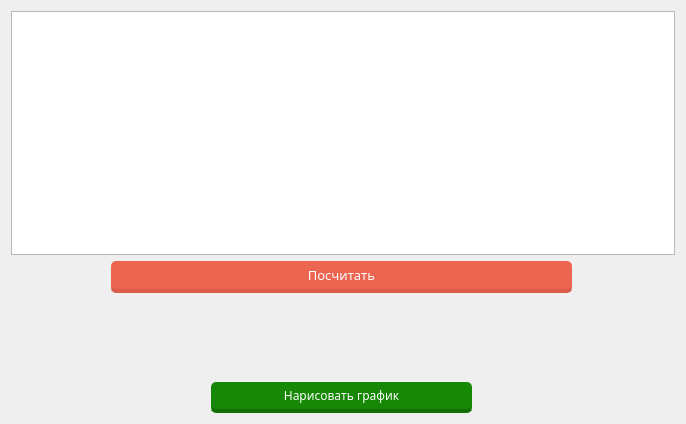
<?xml version="1.0" encoding="UTF-8"?>
<ui version="4.0">
 <class>SecondWindow</class>
 <widget class="QDialog" name="SecondWindow">
  <property name="geometry">
   <rect>
    <x>0</x>
    <y>0</y>
    <width>686</width>
    <height>424</height>
   </rect>
  </property>
  <property name="windowTitle">
   <string>Решение задачи</string>
  </property>
  <layout class="QVBoxLayout" name="verticalLayout">
   <item>
    <widget class="QTableWidget" name="tableWidget">
     <property name="sizePolicy">
      <sizepolicy hsizetype="Expanding" vsizetype="Expanding">
       <horstretch>0</horstretch>
       <verstretch>0</verstretch>
      </sizepolicy>
     </property>
     <property name="tabletTracking">
      <bool>false</bool>
     </property>
     <property name="styleSheet">
      <string notr="true">QHeaderView::section {
    background-color: #D4D4D4;
    padding: 3px;
    font-size: 12pt;
    border-style: none;
    border-bottom: 1px solid #fffff8;
    border-right: 1px solid #fffff8;
}

QHeaderView::section:horizontal
{
    border-top: 1px solid #fffff8;
}

QHeaderView::section:vertical
{
    border-left: 1px solid #fffff8;
}</string>
     </property>
     <property name="rowCount">
      <number>0</number>
     </property>
     <property name="columnCount">
      <number>0</number>
     </property>
    </widget>
   </item>
   <item>
    <layout class="QHBoxLayout" name="horizontalLayout">
     <property name="spacing">
      <number>8</number>
     </property>
     <property name="sizeConstraint">
      <enum>QLayout::SetDefaultConstraint</enum>
     </property>
     <property name="leftMargin">
      <number>100</number>
     </property>
     <property name="rightMargin">
      <number>100</number>
     </property>
     <item>
      <widget class="QPushButton" name="pushButton">
       <property name="font">
        <font>
         <family>Roboto Slab</family>
         <pointsize>10</pointsize>
         <weight>50</weight>
         <bold>false</bold>
        </font>
       </property>
       <property name="styleSheet">
        <string notr="true">QPushButton {
  float: right;
  margin-right: 3%;
  border-radius: 5px;
  -moz-border-radius: 5px;
  -webkit-border-radius: 5px;
  padding: 5px 9px;
  font-size: 1.2em;
  background-color: rgba(236, 101, 80, 1);
  text-shadow: #454545 0 0 2px;
  border-bottom: 4px solid rgba(217, 91, 72, 1);
  color: white;
  font-family: 'Roboto Slab', serif;
}</string>
       </property>
       <property name="text">
        <string>Посчитать</string>
       </property>
      </widget>
     </item>
    </layout>
   </item>
   <item>
    <widget class="QLabel" name="label_way_length">
     <property name="font">
      <font>
       <pointsize>12</pointsize>
      </font>
     </property>
     <property name="styleSheet">
      <string notr="true">QLabel {
  padding: 5px 9px;
}</string>
     </property>
     <property name="text">
      <string/>
     </property>
    </widget>
   </item>
   <item>
    <widget class="QLabel" name="label_result">
     <property name="enabled">
      <bool>true</bool>
     </property>
     <property name="font">
      <font>
       <pointsize>12</pointsize>
      </font>
     </property>
     <property name="styleSheet">
      <string notr="true">QLabel {
  padding: 5px 9px;
}</string>
     </property>
     <property name="text">
      <string/>
     </property>
    </widget>
   </item>
   <item>
    <layout class="QHBoxLayout" name="horizontalLayout_2">
     <property name="leftMargin">
      <number>200</number>
     </property>
     <property name="topMargin">
      <number>15</number>
     </property>
     <property name="rightMargin">
      <number>200</number>
     </property>
     <item>
      <widget class="QPushButton" name="pushButton_2">
       <property name="font">
        <font>
         <family>Roboto Slab</family>
         <pointsize>9</pointsize>
        </font>
       </property>
       <property name="styleSheet">
        <string notr="true">QPushButton {
  float: right;
  margin-right: 3%;
  border-radius: 5px;
  -moz-border-radius: 5px;
  -webkit-border-radius: 5px;
  padding: 5px 9px;
  font-size: 1.2em;
  background-color: rgba(23, 135, 6, 1);
  text-shadow: #454545 0 0 2px;
  border-bottom: 4px solid rgba(19, 110, 6, 1);
  color: white;
  font-family: 'Roboto Slab', serif;
}</string>
       </property>
       <property name="text">
        <string>Нарисовать график</string>
       </property>
      </widget>
     </item>
    </layout>
   </item>
  </layout>
 </widget>
 <resources/>
 <connections/>
</ui>
